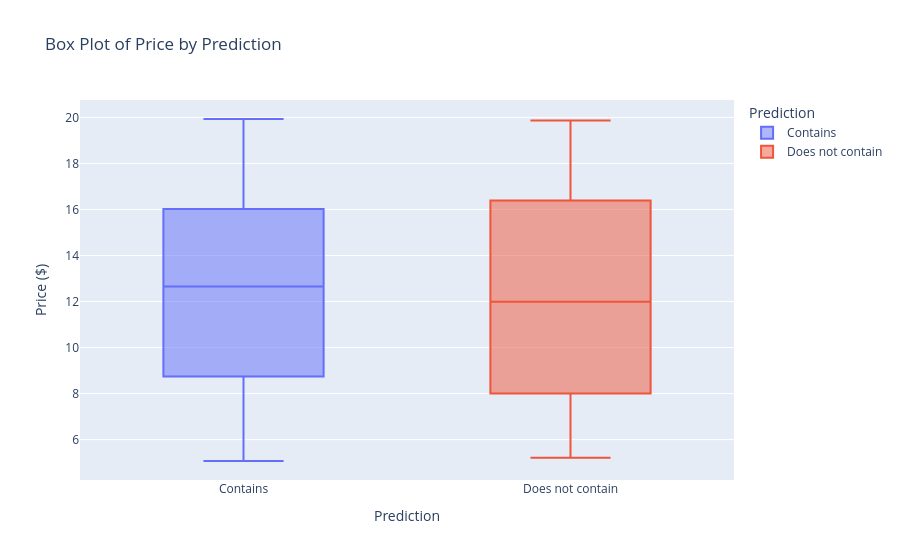

The cell this chart's notebook holds for it:
### Code cell
#Box Plot of Price by Prediction:
fig = px.box(df, x='Prediction', y='Price ($)', color='Prediction',
             title='Box Plot of Price by Prediction',
             labels={'Price ($)': 'Price ($)', 'Prediction': 'Prediction'})
fig.show()

### Figure 1 — Plotly figure (JSON) as saved in the notebook; plotly's stock layout.template omitted (floating-point values rounded to 4 significant figures; data arrays with more than 128 entries replaced by an {"elided": "..."} marker saying what was removed)
{"data": [{"alignmentgroup": "True", "hovertemplate": "Prediction=%{x}<br>Price ($)=%{y}<extra></extra>", "legendgroup": "Contains", "marker": {"color": "#636efa"}, "name": "Contains", "notched": false, "offsetgroup": "Contains", "orientation": "v", "showlegend": true, "type": "box", "x": {"elided": "255 str values"}, "x0": " ", "xaxis": "x", "y": {"elided": "255 float values"}, "y0": " ", "yaxis": "y"}, {"alignmentgroup": "True", "hovertemplate": "Prediction=%{x}<br>Price ($)=%{y}<extra></extra>", "legendgroup": "Does not contain", "marker": {"color": "#EF553B"}, "name": "Does not contain", "notched": false, "offsetgroup": "Does not contain", "orientation": "v", "showlegend": true, "type": "box", "x": {"elided": "143 str values"}, "x0": " ", "xaxis": "x", "y": {"elided": "143 float values"}, "y0": " ", "yaxis": "y"}], "layout": {"autosize": true, "boxmode": "overlay", "legend": {"title": {"text": "Prediction"}, "tracegroupgap": 0}, "title": {"text": "Box Plot of Price by Prediction"}, "xaxis": {"anchor": "y", "autorange": true, "categoryarray": ["Contains", "Does not contain", null], "categoryorder": "array", "domain": [0, 1], "range": [-0.5, 1.5], "title": {"text": "Prediction"}, "type": "category"}, "yaxis": {"anchor": "x", "autorange": true, "domain": [0, 1], "range": [4.244, 20.76], "title": {"text": "Price ($)"}, "type": "linear"}}}
